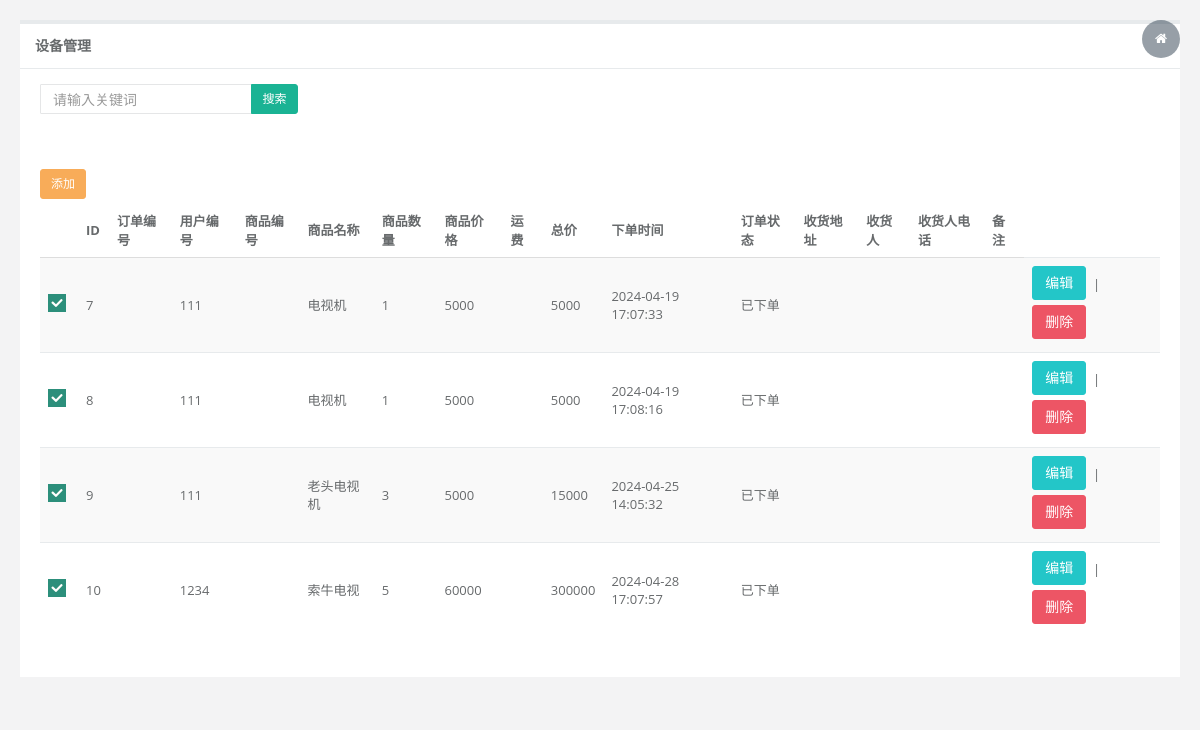
Page /orderslist/ on the committed database.
### mywb/models.py (models this page shows)
class Orders(models.Model):
    orderid = models.CharField(verbose_name="订单编号", max_length=100)
    userid = models.CharField(verbose_name="用户编号", max_length=100)
    goodsid = models.CharField(verbose_name="商品编号", max_length=100)
    goodsname = models.CharField(verbose_name="商品名称", max_length=100)
    goodsnum = models.CharField(verbose_name="商品数量", max_length=100)
    goodsprice = models.CharField(verbose_name="商品价格", max_length=100)
    fee= models.CharField(verbose_name="运费", max_length=100)
    total= models.CharField(verbose_name="总价", max_length=100)
    ordertime = models.CharField(verbose_name="下单时间", max_length=100)
    orderstatus = models.CharField(verbose_name="订单状态", max_length=100)
    address = models.CharField(verbose_name="收货地址", max_length=100,default="")
    name = models.CharField(verbose_name="收货人", max_length=100,default="")
    phone = models.CharField(verbose_name="收货人电话", max_length=100,default="")
    remark = models.CharField(verbose_name="备注", max_length=1000,default="")

### mywb/views.py (the view)
# urls.py: path("orderslist/", wb.orderslist),
def orderslist(request):
    list = Orders.objects.all()
    return render(request, 'orders/list.html', {'list': list})

### mywb/templates/orders/list.html (shortened to what this page needs)
 <!DOCTYPE html>
<html>
<head>
    <link rel="shortcut icon" href="favicon.ico"> <link href="/static/css/bootstrap.min.css?v=3.3.7" rel="stylesheet">
    <link href="/static/css/font-awesome.css?v=4.4.0" rel="stylesheet">
    <link href="/static/css/plugins/iCheck/custom.css" rel="stylesheet">
    <link href="/static/css/animate.css" rel="stylesheet">
    <link href="/static/css/style.css?v=4.1.0" rel="stylesheet">
</head>
<body class="gray-bg">
    <div class="wrapper wrapper-content animated fadeInRight">
        <div class="row">
            <div class="col-sm-12">
                <div class="ibox float-e-margins">
                    <div class="ibox-title">
                        <h5>设备管理</h5>
                    </div>
                    <div class="ibox-content">
                        <div class="row">
                            <div class="col-sm-3">
                                <div class="input-group">
                                    <input type="text" placeholder="请输入关键词" class="input-sm form-control"> <span class="input-group-btn">
                                        <button type="button" class="btn btn-sm btn-primary"> 搜索</button> </span>
                                </div>
                                <div style="margin-top: 50px;">
                                     <a class="btn btn-sm btn-warning" href="/ordersadd" >添加</a> </span>
                                </div>
                            </div>
                        </div>
                        <div class="table-responsive">
                            <table class="table table-striped">
                                <thead>
                                    <tr>
                                        <th></th>
                                        <th>ID</th>
                                        <th>订单编号</th>
                                        <th>用户编号</th>
                                        <th>商品编号</th>
                                        <th>商品名称</th>
                                        <th>商品数量</th>
                                        <th>商品价格</th>
                                        <th>运费</th>
                                        <th>总价</th>
                                        <th>下单时间</th>
                                        <th>订单状态</th>
                                        <th>收货地址</th>
                                        <th>收货人</th>
                                        <th>收货人电话</th>
                                        <th>备注</th>
                                    </tr>
                                </thead>
                                <tbody>
                                {% for item in list%}
                                    <tr>
                                        <td>
                                        </td>
                                        <td>{{item.id}}</td>
                                        <td>{{item.orderid}}</td>
                                        <td>{{item.userid}}</td>
                                        <td>{{item.goodsid}}</td>
                                        <td>{{item.goodsname}}</td>
                                        <td>{{item.goodsnum}}</td>
                                        <td>{{item.goodsprice}}</td>
                                        <td>{{item.fee}}</td>
                                        <td>{{item.total}}</td>
                                        <td>{{item.ordertime}}</td>
                                        <td>{{item.orderstatus}}</td>
                                        <td>{{item.address}}</td>
                                        <td>{{item.name}}</td>
                                        <td>{{item.phone}}</td>
                                        <td>{{item.remark}}</td>
                                     <td><a href="/ordersedit?id={{item.id}}" class="btn btn-info">编辑</a>&nbsp;&nbsp;|&nbsp;&nbsp;<a  href="javascript:;" onclick="gotodel({{item.id}})" class="btn btn-danger">删除</a>
                                    </tr>
                                {% endfor %}
                                </tbody>
                            </table>
                        </div>
                    </div>
                </div>
            </div>
        </div>
    </div>
</body>
</html>

### rows in the picture
Orders: id "7", userid "111", goodsname "电视机", goodsnum "1", goodsprice "5000", total "5000", ordertime "2024-04-19 17:07:33", orderstatus "已下单"
Orders: id "8", userid "111", goodsname "电视机", goodsnum "1", goodsprice "5000", total "5000", ordertime "2024-04-19 17:08:16", orderstatus "已下单"
Orders: id "9", userid "111", goodsname "老头电视机", goodsnum "3", goodsprice "5000", total "15000", ordertime "2024-04-25 14:05:32", orderstatus "已下单"
Orders: id "10", userid "1234", goodsname "索牛电视", goodsnum "5", goodsprice "60000", total "300000", ordertime "2024-04-28 17:07:57", orderstatus "已下单"
